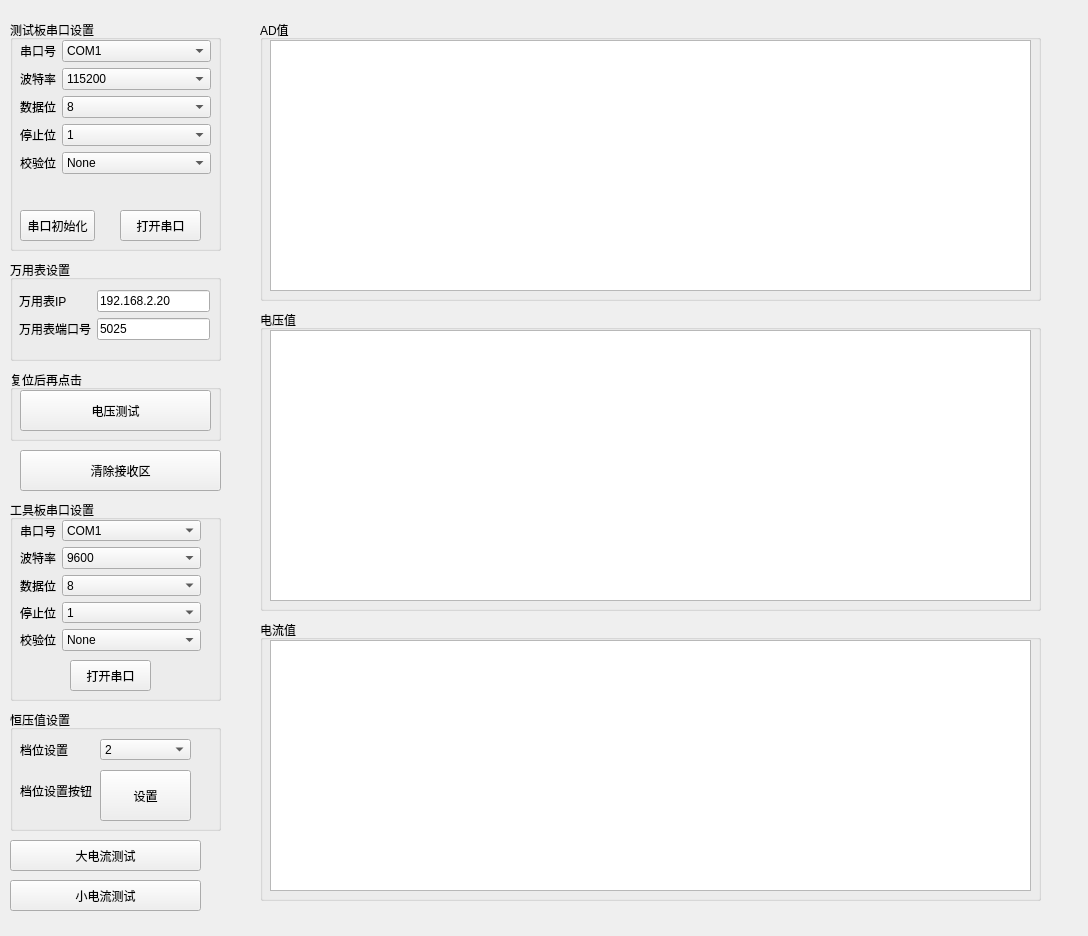
<?xml version="1.0" encoding="UTF-8"?>
<ui version="4.0">
 <class>Form</class>
 <widget class="QWidget" name="Form">
  <property name="geometry">
   <rect>
    <x>0</x>
    <y>0</y>
    <width>1088</width>
    <height>936</height>
   </rect>
  </property>
  <property name="windowTitle">
   <string>Form</string>
  </property>
  <widget class="QGroupBox" name="groupBox">
   <property name="geometry">
    <rect>
     <x>10</x>
     <y>20</y>
     <width>211</width>
     <height>231</height>
    </rect>
   </property>
   <property name="title">
    <string>测试板串口设置</string>
   </property>
   <widget class="QWidget" name="formLayoutWidget">
    <property name="geometry">
     <rect>
      <x>10</x>
      <y>20</y>
      <width>191</width>
      <height>151</height>
     </rect>
    </property>
    <layout class="QFormLayout" name="formLayout">
     <item row="0" column="0">
      <widget class="QLabel" name="label">
       <property name="text">
        <string>串口号</string>
       </property>
      </widget>
     </item>
     <item row="0" column="1">
      <widget class="QComboBox" name="comboBox">
       <item>
        <property name="text">
         <string>COM1</string>
        </property>
       </item>
      </widget>
     </item>
     <item row="1" column="0">
      <widget class="QLabel" name="label_2">
       <property name="text">
        <string>波特率</string>
       </property>
      </widget>
     </item>
     <item row="1" column="1">
      <widget class="QComboBox" name="comboBox_2">
       <item>
        <property name="text">
         <string>115200</string>
        </property>
       </item>
       <item>
        <property name="text">
         <string>57600</string>
        </property>
       </item>
       <item>
        <property name="text">
         <string>56000</string>
        </property>
       </item>
       <item>
        <property name="text">
         <string>43000</string>
        </property>
       </item>
       <item>
        <property name="text">
         <string>38400</string>
        </property>
       </item>
       <item>
        <property name="text">
         <string>19200</string>
        </property>
       </item>
       <item>
        <property name="text">
         <string>9600</string>
        </property>
       </item>
       <item>
        <property name="text">
         <string>4800</string>
        </property>
       </item>
       <item>
        <property name="text">
         <string>2400</string>
        </property>
       </item>
       <item>
        <property name="text">
         <string>1200</string>
        </property>
       </item>
       <item>
        <property name="text">
         <string>600</string>
        </property>
       </item>
       <item>
        <property name="text">
         <string>300</string>
        </property>
       </item>
      </widget>
     </item>
     <item row="2" column="0">
      <widget class="QLabel" name="label_3">
       <property name="text">
        <string>数据位</string>
       </property>
      </widget>
     </item>
     <item row="2" column="1">
      <widget class="QComboBox" name="comboBox_3">
       <item>
        <property name="text">
         <string>8</string>
        </property>
       </item>
       <item>
        <property name="text">
         <string>7</string>
        </property>
       </item>
       <item>
        <property name="text">
         <string>6</string>
        </property>
       </item>
      </widget>
     </item>
     <item row="3" column="0">
      <widget class="QLabel" name="label_4">
       <property name="text">
        <string>停止位</string>
       </property>
      </widget>
     </item>
     <item row="3" column="1">
      <widget class="QComboBox" name="comboBox_4">
       <item>
        <property name="text">
         <string>1</string>
        </property>
       </item>
       <item>
        <property name="text">
         <string>1.5</string>
        </property>
       </item>
       <item>
        <property name="text">
         <string>2</string>
        </property>
       </item>
      </widget>
     </item>
     <item row="4" column="0">
      <widget class="QLabel" name="label_5">
       <property name="text">
        <string>校验位</string>
       </property>
      </widget>
     </item>
     <item row="4" column="1">
      <widget class="QComboBox" name="comboBox_5">
       <item>
        <property name="text">
         <string>None</string>
        </property>
       </item>
       <item>
        <property name="text">
         <string>Odd</string>
        </property>
       </item>
       <item>
        <property name="text">
         <string>Even</string>
        </property>
       </item>
       <item>
        <property name="text">
         <string>Mark</string>
        </property>
       </item>
       <item>
        <property name="text">
         <string>Space</string>
        </property>
       </item>
      </widget>
     </item>
    </layout>
   </widget>
   <widget class="QPushButton" name="pushButton">
    <property name="geometry">
     <rect>
      <x>110</x>
      <y>190</y>
      <width>81</width>
      <height>31</height>
     </rect>
    </property>
    <property name="text">
     <string>打开串口</string>
    </property>
   </widget>
   <widget class="QPushButton" name="pushButton_4">
    <property name="geometry">
     <rect>
      <x>10</x>
      <y>190</y>
      <width>75</width>
      <height>31</height>
     </rect>
    </property>
    <property name="text">
     <string>串口初始化</string>
    </property>
   </widget>
  </widget>
  <widget class="QGroupBox" name="groupBox_2">
   <property name="geometry">
    <rect>
     <x>260</x>
     <y>20</y>
     <width>781</width>
     <height>281</height>
    </rect>
   </property>
   <property name="title">
    <string>AD值</string>
   </property>
   <widget class="QTextEdit" name="textEdit">
    <property name="geometry">
     <rect>
      <x>10</x>
      <y>20</y>
      <width>761</width>
      <height>251</height>
     </rect>
    </property>
   </widget>
  </widget>
  <widget class="QGroupBox" name="groupBox_3">
   <property name="geometry">
    <rect>
     <x>260</x>
     <y>310</y>
     <width>781</width>
     <height>301</height>
    </rect>
   </property>
   <property name="title">
    <string>电压值</string>
   </property>
   <widget class="QTextEdit" name="textEdit_2">
    <property name="geometry">
     <rect>
      <x>10</x>
      <y>20</y>
      <width>761</width>
      <height>271</height>
     </rect>
    </property>
   </widget>
  </widget>
  <widget class="QGroupBox" name="groupBox_4">
   <property name="geometry">
    <rect>
     <x>10</x>
     <y>370</y>
     <width>211</width>
     <height>71</height>
    </rect>
   </property>
   <property name="title">
    <string>复位后再点击</string>
   </property>
   <widget class="QPushButton" name="pushButton_2">
    <property name="geometry">
     <rect>
      <x>10</x>
      <y>20</y>
      <width>191</width>
      <height>41</height>
     </rect>
    </property>
    <property name="text">
     <string>电压测试</string>
    </property>
   </widget>
  </widget>
  <widget class="QGroupBox" name="groupBox_5">
   <property name="geometry">
    <rect>
     <x>10</x>
     <y>260</y>
     <width>211</width>
     <height>101</height>
    </rect>
   </property>
   <property name="title">
    <string>万用表设置</string>
   </property>
   <widget class="QWidget" name="formLayoutWidget_2">
    <property name="geometry">
     <rect>
      <x>9</x>
      <y>30</y>
      <width>191</width>
      <height>61</height>
     </rect>
    </property>
    <layout class="QFormLayout" name="formLayout_2">
     <item row="0" column="0">
      <widget class="QLabel" name="label_8">
       <property name="text">
        <string>万用表IP</string>
       </property>
      </widget>
     </item>
     <item row="0" column="1">
      <widget class="QLineEdit" name="lineEdit_3">
       <property name="text">
        <string>192.168.2.20</string>
       </property>
      </widget>
     </item>
     <item row="1" column="0">
      <widget class="QLabel" name="label_9">
       <property name="text">
        <string>万用表端口号</string>
       </property>
      </widget>
     </item>
     <item row="1" column="1">
      <widget class="QLineEdit" name="lineEdit_4">
       <property name="text">
        <string>5025</string>
       </property>
      </widget>
     </item>
    </layout>
   </widget>
  </widget>
  <widget class="QPushButton" name="pushButton_3">
   <property name="geometry">
    <rect>
     <x>20</x>
     <y>450</y>
     <width>201</width>
     <height>41</height>
    </rect>
   </property>
   <property name="text">
    <string>清除接收区</string>
   </property>
  </widget>
  <widget class="QGroupBox" name="groupBox_7">
   <property name="geometry">
    <rect>
     <x>10</x>
     <y>500</y>
     <width>211</width>
     <height>201</height>
    </rect>
   </property>
   <property name="title">
    <string>工具板串口设置</string>
   </property>
   <widget class="QWidget" name="formLayoutWidget_4">
    <property name="geometry">
     <rect>
      <x>10</x>
      <y>20</y>
      <width>181</width>
      <height>131</height>
     </rect>
    </property>
    <layout class="QFormLayout" name="formLayout_4">
     <item row="0" column="0">
      <widget class="QLabel" name="label_13">
       <property name="text">
        <string>串口号</string>
       </property>
      </widget>
     </item>
     <item row="0" column="1">
      <widget class="QComboBox" name="comboBox_11">
       <item>
        <property name="text">
         <string>COM1</string>
        </property>
       </item>
      </widget>
     </item>
     <item row="1" column="0">
      <widget class="QLabel" name="label_14">
       <property name="text">
        <string>波特率</string>
       </property>
      </widget>
     </item>
     <item row="1" column="1">
      <widget class="QComboBox" name="comboBox_12">
       <item>
        <property name="text">
         <string>9600</string>
        </property>
       </item>
       <item>
        <property name="text">
         <string>4800</string>
        </property>
       </item>
       <item>
        <property name="text">
         <string>2400</string>
        </property>
       </item>
       <item>
        <property name="text">
         <string>1200</string>
        </property>
       </item>
       <item>
        <property name="text">
         <string>600</string>
        </property>
       </item>
       <item>
        <property name="text">
         <string>300</string>
        </property>
       </item>
      </widget>
     </item>
     <item row="2" column="0">
      <widget class="QLabel" name="label_15">
       <property name="text">
        <string>数据位</string>
       </property>
      </widget>
     </item>
     <item row="2" column="1">
      <widget class="QComboBox" name="comboBox_13">
       <item>
        <property name="text">
         <string>8</string>
        </property>
       </item>
       <item>
        <property name="text">
         <string>7</string>
        </property>
       </item>
       <item>
        <property name="text">
         <string>6</string>
        </property>
       </item>
      </widget>
     </item>
     <item row="3" column="0">
      <widget class="QLabel" name="label_16">
       <property name="text">
        <string>停止位</string>
       </property>
      </widget>
     </item>
     <item row="3" column="1">
      <widget class="QComboBox" name="comboBox_14">
       <item>
        <property name="text">
         <string>1</string>
        </property>
       </item>
       <item>
        <property name="text">
         <string>1.5</string>
        </property>
       </item>
       <item>
        <property name="text">
         <string>2</string>
        </property>
       </item>
      </widget>
     </item>
     <item row="4" column="0">
      <widget class="QLabel" name="label_17">
       <property name="text">
        <string>校验位</string>
       </property>
      </widget>
     </item>
     <item row="4" column="1">
      <widget class="QComboBox" name="comboBox_15">
       <item>
        <property name="text">
         <string>None</string>
        </property>
       </item>
       <item>
        <property name="text">
         <string>Odd</string>
        </property>
       </item>
       <item>
        <property name="text">
         <string>Even</string>
        </property>
       </item>
       <item>
        <property name="text">
         <string>Mark</string>
        </property>
       </item>
       <item>
        <property name="text">
         <string>Space</string>
        </property>
       </item>
      </widget>
     </item>
    </layout>
   </widget>
   <widget class="QPushButton" name="pushButton_7">
    <property name="geometry">
     <rect>
      <x>60</x>
      <y>160</y>
      <width>81</width>
      <height>31</height>
     </rect>
    </property>
    <property name="text">
     <string>打开串口</string>
    </property>
   </widget>
  </widget>
  <widget class="QPushButton" name="pushButton_9">
   <property name="geometry">
    <rect>
     <x>10</x>
     <y>840</y>
     <width>191</width>
     <height>31</height>
    </rect>
   </property>
   <property name="text">
    <string>大电流测试</string>
   </property>
  </widget>
  <widget class="QGroupBox" name="groupBox_8">
   <property name="geometry">
    <rect>
     <x>260</x>
     <y>620</y>
     <width>781</width>
     <height>281</height>
    </rect>
   </property>
   <property name="title">
    <string>电流值</string>
   </property>
   <widget class="QTextEdit" name="textEdit_3">
    <property name="geometry">
     <rect>
      <x>10</x>
      <y>20</y>
      <width>761</width>
      <height>251</height>
     </rect>
    </property>
   </widget>
  </widget>
  <widget class="QGroupBox" name="groupBox_10">
   <property name="geometry">
    <rect>
     <x>10</x>
     <y>710</y>
     <width>211</width>
     <height>121</height>
    </rect>
   </property>
   <property name="title">
    <string>恒压值设置</string>
   </property>
   <widget class="QLabel" name="label_21">
    <property name="geometry">
     <rect>
      <x>10</x>
      <y>30</y>
      <width>48</width>
      <height>20</height>
     </rect>
    </property>
    <property name="text">
     <string>档位设置</string>
    </property>
   </widget>
   <widget class="QLabel" name="label_22">
    <property name="geometry">
     <rect>
      <x>10</x>
      <y>70</y>
      <width>72</width>
      <height>21</height>
     </rect>
    </property>
    <property name="text">
     <string>档位设置按钮</string>
    </property>
   </widget>
   <widget class="QComboBox" name="comboBox_16">
    <property name="geometry">
     <rect>
      <x>90</x>
      <y>29</y>
      <width>91</width>
      <height>21</height>
     </rect>
    </property>
    <item>
     <property name="text">
      <string>2</string>
     </property>
    </item>
    <item>
     <property name="text">
      <string>3</string>
     </property>
    </item>
    <item>
     <property name="text">
      <string>4</string>
     </property>
    </item>
    <item>
     <property name="text">
      <string>5</string>
     </property>
    </item>
    <item>
     <property name="text">
      <string>6</string>
     </property>
    </item>
    <item>
     <property name="text">
      <string>7</string>
     </property>
    </item>
    <item>
     <property name="text">
      <string>8</string>
     </property>
    </item>
    <item>
     <property name="text">
      <string>9</string>
     </property>
    </item>
    <item>
     <property name="text">
      <string>10</string>
     </property>
    </item>
   </widget>
   <widget class="QPushButton" name="pushButton_11">
    <property name="geometry">
     <rect>
      <x>90</x>
      <y>60</y>
      <width>91</width>
      <height>51</height>
     </rect>
    </property>
    <property name="text">
     <string>设置</string>
    </property>
   </widget>
  </widget>
  <widget class="QPushButton" name="pushButton_5">
   <property name="geometry">
    <rect>
     <x>10</x>
     <y>880</y>
     <width>191</width>
     <height>31</height>
    </rect>
   </property>
   <property name="text">
    <string>小电流测试</string>
   </property>
  </widget>
 </widget>
 <resources/>
 <connections/>
</ui>
